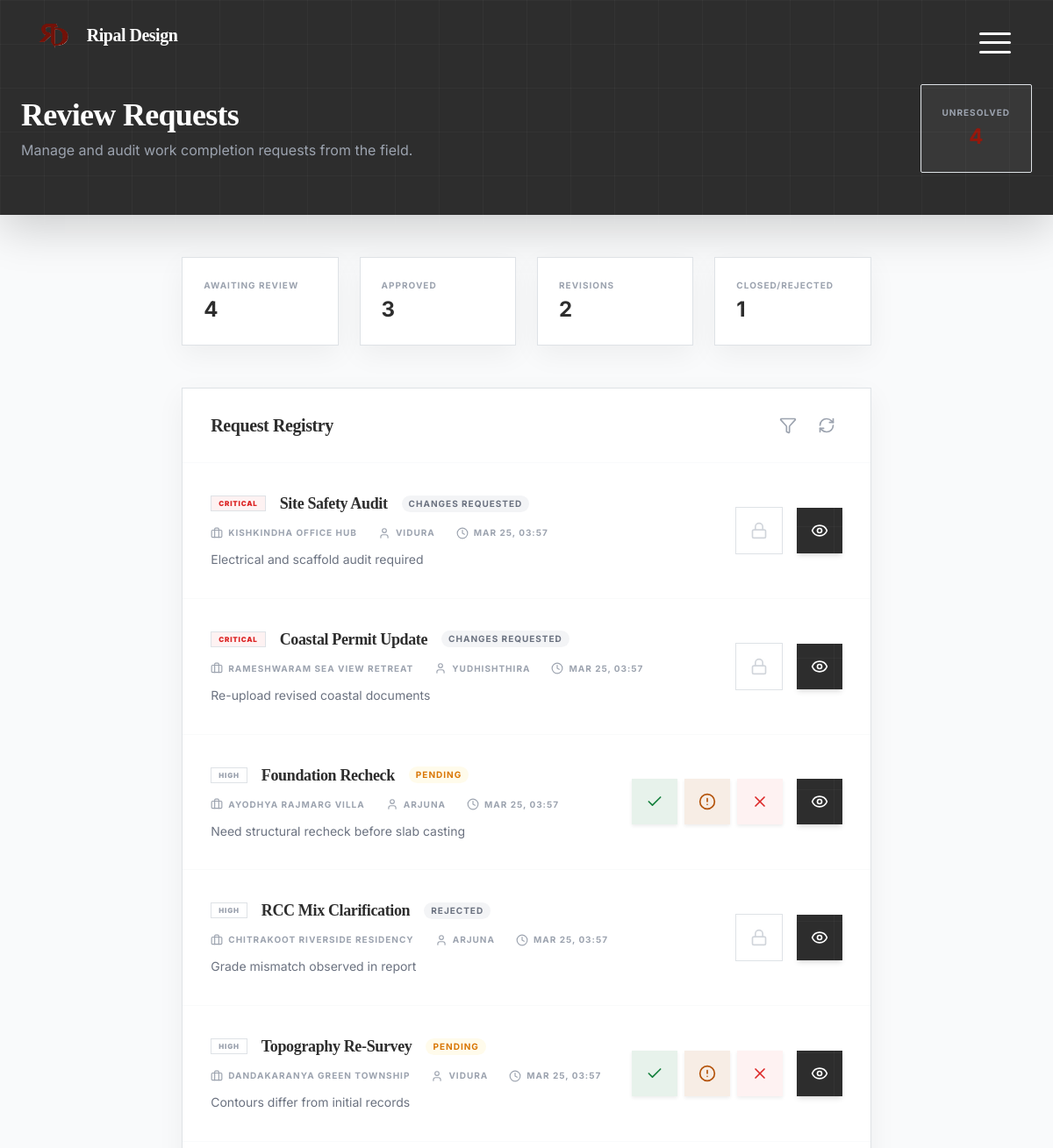
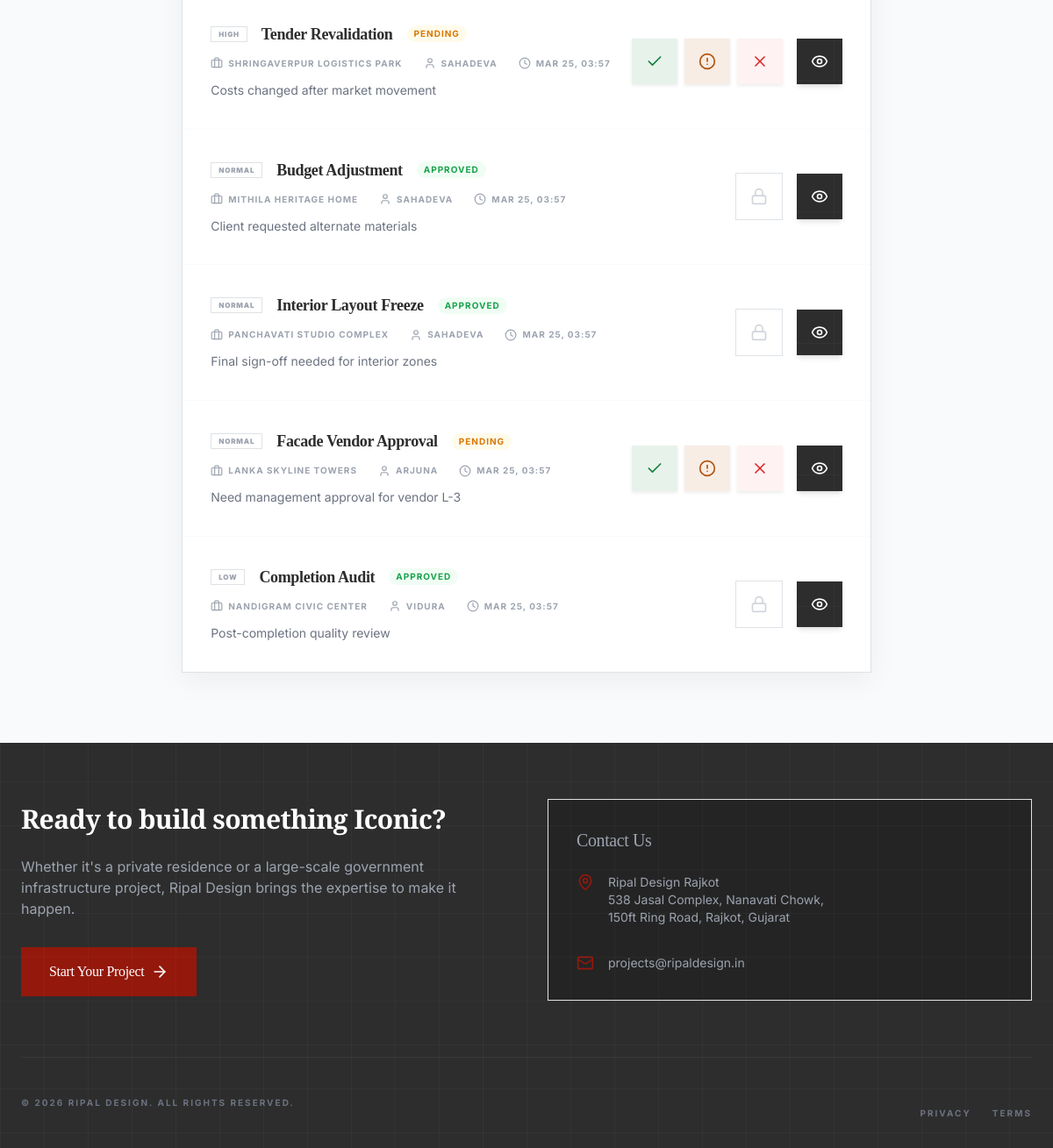
The app's page /dashboard/review_requests.php (signed in) with its own data (2 pictures, top to bottom).
### tables this page shows
CREATE TABLE IF NOT EXISTS review_requests (
  id INT AUTO_INCREMENT PRIMARY KEY,
  project_id INT DEFAULT NULL,
  submitted_by INT DEFAULT NULL,
  subject VARCHAR(255) NOT NULL,
  description TEXT DEFAULT NULL,
  urgency ENUM('critical','high','normal','low') DEFAULT 'normal',
  status ENUM('pending','approved','changes_requested','rejected') DEFAULT 'pending',
  created_at TIMESTAMP DEFAULT CURRENT_TIMESTAMP,
  updated_at TIMESTAMP NULL DEFAULT NULL ON UPDATE CURRENT_TIMESTAMP,
  FOREIGN KEY (project_id) REFERENCES projects(id) ON DELETE SET NULL,
  FOREIGN KEY (submitted_by) REFERENCES users(id) ON DELETE SET NULL,
  INDEX idx_review_requests_status (status)
);

CREATE TABLE IF NOT EXISTS projects (
  id INT AUTO_INCREMENT PRIMARY KEY,
  name VARCHAR(255) NOT NULL,
  status ENUM('planning','ongoing','paused','completed','on-hold','cancelled') DEFAULT 'ongoing',
  budget DECIMAL(15,2) DEFAULT NULL,
  progress INT DEFAULT 0,
  due DATE DEFAULT NULL,
  location TEXT DEFAULT NULL,
  map_link TEXT DEFAULT NULL,
  site_location VARCHAR(255) DEFAULT NULL,
  address TEXT DEFAULT NULL,
  owner_name VARCHAR(255) DEFAULT NULL,
  owner_contact VARCHAR(50) DEFAULT NULL,
  owner_email VARCHAR(255) DEFAULT NULL,
  worker_name VARCHAR(255) DEFAULT NULL,
  project_type VARCHAR(100) DEFAULT NULL,
  client_id INT DEFAULT NULL,
  created_by INT DEFAULT NULL,
  latitude DECIMAL(10,7) DEFAULT NULL,
  longitude DECIMAL(10,7) DEFAULT NULL,
  created_at TIMESTAMP NOT NULL DEFAULT CURRENT_TIMESTAMP,
  updated_at TIMESTAMP NULL DEFAULT NULL ON UPDATE CURRENT_TIMESTAMP,
  FOREIGN KEY (client_id) REFERENCES users(id) ON DELETE SET NULL,
  FOREIGN KEY (created_by) REFERENCES users(id) ON DELETE SET NULL,
  INDEX idx_projects_status (status),
  INDEX idx_projects_client (client_id)
);

CREATE TABLE IF NOT EXISTS users (
  id INT AUTO_INCREMENT PRIMARY KEY,
  username VARCHAR(255) NOT NULL UNIQUE,
  full_name VARCHAR(255) DEFAULT NULL,
  first_name VARCHAR(120) DEFAULT NULL,
  last_name VARCHAR(120) DEFAULT NULL,
  email VARCHAR(255) DEFAULT NULL,
  phone VARCHAR(30) DEFAULT NULL,
  password_hash VARCHAR(255) DEFAULT NULL,
  token_reset CHAR(64) DEFAULT NULL,
  reset_token_expires DATETIME DEFAULT NULL,
  role ENUM('client','worker','employee','admin') NOT NULL DEFAULT 'client',
  status ENUM('active','pending','suspended') NOT NULL DEFAULT 'active',
  address VARCHAR(255) DEFAULT NULL,
  city VARCHAR(120) DEFAULT NULL,
  state VARCHAR(120) DEFAULT NULL,
  zip VARCHAR(20) DEFAULT NULL,
  joined_date DATE DEFAULT NULL,
  created_at TIMESTAMP NOT NULL DEFAULT CURRENT_TIMESTAMP,
  updated_at TIMESTAMP NULL DEFAULT NULL ON UPDATE CURRENT_TIMESTAMP,
  INDEX idx_users_role (role),
  INDEX idx_users_email (email),
  INDEX idx_users_reset_token (token_reset)
);

### dashboard/review_requests.php (the view, shortened to what this page needs)
<?php
$user = $_SESSION['user'] ?? 'employee01';
$sessionRole = strtolower(trim((string)((is_array($user) ? ($user['role'] ?? '') : ''))));
$isClientReadOnly = ($sessionRole === 'client');
$requests = [];
if (db_connected()) {
    try {
        $db = get_db();
        $stmt = $db->query("
            SELECT rr.*, p.name as project_name, u.username as submitted_by
            FROM review_requests rr
            LEFT JOIN projects p ON p.id = rr.project_id
            LEFT JOIN users u ON u.id = rr.submitted_by
            ORDER BY FIELD(rr.urgency, 'critical', 'high', 'normal', 'low'), rr.created_at DESC
        ");
        $requests = $stmt->fetchAll();
    } catch (Exception $e) {
        error_log('Review Requests Error: ' . $e->getMessage());
    }
}
$counts = ['pending'=>0, 'approved'=>0, 'changes_requested'=>0, 'rejected'=>0];
?>
<!DOCTYPE html>
<html lang="en" class="bg-canvas-white">
<head>
    <?php $HEADER_MODE = 'dashboard'; require_once __DIR__ . '/../Common/header.php'; ?>
</head>
<body class="bg-canvas-white font-sans text-foundation-grey min-h-screen">
    <div class="min-h-screen flex flex-col">
        <header class="bg-foundation-grey text-white pt-24 pb-12 px-4 sm:px-6 lg:px-8 shadow-lg mb-12">
            <div class="max-w-7xl mx-auto flex flex-col md:flex-row md:items-center md:justify-between gap-6">
                <div>
                    <h1 class="text-4xl font-serif font-bold">Review Requests</h1>
                    <p class="text-gray-400 mt-2">Manage and audit work completion requests from the field.</p>
                </div>
                <div class="flex gap-4">
                    <div class="bg-white/5 border border-white/10 px-6 py-4 rounded-sm text-center">
                        <span class="text-[10px] font-bold text-gray-400 uppercase tracking-widest block mb-1">Unresolved</span>
                        <span class="text-2xl font-bold text-rajkot-rust"><?php echo $counts['pending']; ?></span>
                    </div>
                </div>
            </div>
        </header>
        <main class="flex-grow max-w-7xl mx-auto px-4 sm:px-6 lg:px-8 pb-20">
            <div class="grid grid-cols-2 md:grid-cols-4 gap-4 mb-12">
                <div class="bg-white p-6 shadow-premium border border-gray-100 border-b-4 border-b-rajkot-rust">
                    <span class="text-[10px] font-bold text-gray-400 uppercase tracking-widest block mb-1">Awaiting Review</span>
                    <span class="text-2xl font-bold"><?php echo $counts['pending']; ?></span>
                </div>
                <div class="bg-white p-6 shadow-premium border border-gray-100 border-b-4 border-b-approval-green">
                    <span class="text-[10px] font-bold text-gray-400 uppercase tracking-widest block mb-1">Approved</span>
                    <span class="text-2xl font-bold"><?php echo $counts['approved']; ?></span>
                </div>
                <div class="bg-white p-6 shadow-premium border border-gray-100 border-b-4 border-b-pending-amber">
                    <span class="text-[10px] font-bold text-gray-400 uppercase tracking-widest block mb-1">Revisions</span>
                    <span class="text-2xl font-bold"><?php echo $counts['changes_requested']; ?></span>
                </div>
                <div class="bg-white p-6 shadow-premium border border-gray-100 border-b-4 border-b-slate-accent">
                    <span class="text-[10px] font-bold text-gray-400 uppercase tracking-widest block mb-1">Closed/Rejected</span>
                    <span class="text-2xl font-bold"><?php echo $counts['rejected']; ?></span>
                </div>
            </div>
            <div class="bg-white shadow-premium border border-gray-100">
                <div class="px-8 py-6 border-b border-gray-50 flex justify-between items-center">
                    <h2 class="text-xl font-serif font-bold">Request Registry</h2>
                    <div class="flex gap-2">
                        <button class="p-2 hover:bg-gray-50 text-gray-400 transition-colors" onclick="toggleFilters()" title="Filter Registry"><i data-lucide="filter" class="w-5 h-5"></i></button>
                        <button class="p-2 hover:bg-gray-50 text-gray-400 transition-colors" onclick="window.location.reload()" title="Refresh Registry"><i data-lucide="refresh-cw" class="w-5 h-5"></i></button>
                    </div>
                </div>
                <div class="divide-y divide-gray-50" id="requests-registry">
                    <?php if (empty($requests)): ?>
                        <div class="p-20 text-center">
                            <i data-lucide="clipboard-check" class="w-16 h-16 text-gray-100 mx-auto mb-4"></i>
                            <p class="text-gray-400 font-bold uppercase tracking-widest text-xs">All caught up. No pending reviews.</p>
                        </div>
                    <?php else: ?>
                        <?php foreach($requests as $r): ?>
                            <div class="request-row p-8 group hover:bg-gray-50/50 transition-all"
                                 data-status="<?php echo htmlspecialchars($r['status']); ?>"
                                 data-urgency="<?php echo htmlspecialchars($r['urgency']); ?>"
                                 data-subject="<?php echo htmlspecialchars((string)$r['subject']); ?>"
                                 data-description="<?php echo htmlspecialchars((string)$r['description']); ?>"
                                 data-project="<?php echo htmlspecialchars((string)$r['project_name']); ?>"
                                 data-submitted-by="<?php echo htmlspecialchars((string)$r['submitted_by']); ?>"
                                 data-created-at="<?php echo htmlspecialchars(date('M d, H:i', strtotime((string)$r['created_at']))); ?>">
                                <div class="flex flex-col lg:flex-row lg:items-center justify-between gap-6">
                                    <div class="flex-grow space-y-3">
                                        <div class="flex flex-wrap items-center gap-3">
                                            <span class="px-2 py-0.5 text-[8px] font-black uppercase tracking-widest border border-gray-200 <?php echo $r['urgency'] === 'critical' ? 'bg-red-50 text-red-600 border-red-100' : 'text-gray-400'; ?>">
                                                <?php echo strtoupper($r['urgency']); ?>
                                            </span>
                                            <h3 class="text-lg font-serif font-bold group-hover:text-rajkot-rust transition-colors"><?php echo htmlspecialchars($r['subject']); ?></h3>
                                            <span class="text-[10px] font-bold uppercase tracking-widest px-2 py-0.5 rounded-full
                                                <?php echo $r['status'] === 'pending' ? 'bg-amber-50 text-amber-600' : ($r['status'] === 'approved' ? 'bg-green-50 text-green-600' : 'bg-gray-100 text-gray-500'); ?>">
                                                <?php echo str_replace('_', ' ', strtoupper($r['status'])); ?>
                                            </span>
                                        </div>
                                        <div class="flex flex-wrap gap-4 text-[10px] font-bold text-gray-400 uppercase tracking-widest">
                                            <span class="flex items-center gap-1.5"><i data-lucide="briefcase" class="w-3.5 h-3.5"></i> <?php echo htmlspecialchars($r['project_name']); ?></span>
                                            <span class="flex items-center gap-1.5"><i data-lucide="user" class="w-3.5 h-3.5"></i> <?php echo htmlspecialchars($r['submitted_by']); ?></span>
                                            <span class="flex items-center gap-1.5"><i data-lucide="clock" class="w-3.5 h-3.5"></i> <?php echo date('M d, H:i', strtotime($r['created_at'])); ?></span>
                                        </div>
                                        <p class="text-sm text-gray-500 max-w-3xl leading-relaxed"><?php echo htmlspecialchars($r['description']); ?></p>
                                    </div>
                                    <div class="flex items-center gap-3">
                                        <?php if ($r['status'] === 'pending' && !$isClientReadOnly): ?>
                                            <form method="POST" class="flex gap-2">
                                                <button name="status" value="approved" class="p-3 bg-approval-green/10 hover:bg-approval-green text-approval-green hover:text-white transition-all shadow-sm">
                                                    <i data-lucide="check" class="w-5 h-5"></i>
                                                </button>
                                                <button name="status" value="changes_requested" class="p-3 bg-pending-amber/10 hover:bg-pending-amber text-pending-amber hover:text-white transition-all shadow-sm">
                                                    <i data-lucide="alert-circle" class="w-5 h-5"></i>
                                                </button>
                                                <button name="status" value="rejected" class="p-3 bg-red-50 hover:bg-red-600 text-red-600 hover:text-white transition-all shadow-sm">
                                                    <i data-lucide="x" class="w-5 h-5"></i>
                                                </button>
                                            </form>
                                        <?php else: ?>
                                            <button class="p-3 border border-gray-100 text-gray-300 cursor-not-allowed"><i data-lucide="lock" class="w-5 h-5"></i></button>
                                        <?php endif; ?>
                                        <button type="button" class="p-3 bg-foundation-grey hover:bg-rajkot-rust text-white transition-all shadow-md view-details-btn"><i data-lucide="eye" class="w-5 h-5"></i></button>
                                    </div>
                                </div>
                            </div>
                        <?php endforeach; ?>
                    <?php endif; ?>
                </div>
            </div>
        </main>
        <?php require_once __DIR__ . '/../Common/footer.php'; ?>
    </div>
</body>
</html>

### public/css/index.css (style rules this page uses)
html, body { overflow-x: hidden !important; width: 100%; max-width: 100%; }
*, *::before, *::after { box-sizing: border-box; }
body { background: #0a0a0a; color: #fff; font-family: 'Inter', system-ui, -apple-system, 'Segoe UI', Roboto, 'Helvetica Neue', Arial; scrollbar-width: none; -ms-overflow-style: none; }
h1, h2, h3, .logo-font { font-family: 'Cormorant Garamond', serif; }
:root { --primary: #731209; --primary-light: #94180C; --bg-dark: #0a0a0a; --bg-panel: #121212; --text-muted: rgba(255, 255, 255, 0.6); --blueprint-grid: rgba(255, 255, 255, 0.03); }
body { background-color: var(--bg-dark); color: #fff; font-family: 'Inter', sans-serif; line-height: 1.6; -webkit-font-smoothing: antialiased; overflow-x: hidden; margin: 0; }
body::before { content: ""; position: fixed; top: 0; left: 0; width: 100%; height: 100%; background-image: linear-gradient(var(--blueprint-grid) 1px, transparent 1px), linear-gradient(90deg, var(--blueprint-grid) 1px, transparent 1px); background-size: 50px 50px; pointer-events: none; z-index: 1; }
h1, h2, h3, .font-serif { font-family: 'Cormorant Garamond', serif; font-weight: 300; letter-spacing: -0.02em; }

### Common/header.css (style rules this page uses)
:root { --alt-overlay-bg: rgba(148, 24, 12, 0.96); --alt-text: #fff; }
html, body { overflow-x: hidden; }

### Common/admin-responsive.css (style rules this page uses)
:root { --admin-header-mobile-padding-top: 4rem; }

### records on screen
review_requests: urgency "CRITICAL", subject "Site Safety Audit", status "CHANGES REQUESTED", project.name "KISHKINDHA OFFICE HUB", submitted_by.username "VIDURA", created_at "MAR 25, 03:57", description "Electrical and scaffold audit required"
review_requests: urgency "CRITICAL", subject "Coastal Permit Update", status "CHANGES REQUESTED", project.name "RAMESHWARAM SEA VIEW RETREAT", submitted_by.username "YUDHISHTHIRA", created_at "MAR 25, 03:57", description "Re-upload revised coastal documents"
review_requests: urgency "HIGH", subject "Foundation Recheck", status "PENDING", project.name "AYODHYA RAJMARG VILLA", submitted_by.username "ARJUNA", created_at "MAR 25, 03:57", description "Need structural recheck before slab casting"
review_requests: urgency "HIGH", subject "RCC Mix Clarification", status "REJECTED", project.name "CHITRAKOOT RIVERSIDE RESIDENCY", submitted_by.username "ARJUNA", created_at "MAR 25, 03:57", description "Grade mismatch observed in report"
review_requests: urgency "HIGH", subject "Topography Re-Survey", status "PENDING", project.name "DANDAKARANYA GREEN TOWNSHIP", submitted_by.username "VIDURA", created_at "MAR 25, 03:57", description "Contours differ from initial records"
review_requests: urgency "HIGH", subject "Tender Revalidation", status "PENDING", project.name "SHRINGAVERPUR LOGISTICS PARK", submitted_by.username "SAHADEVA", created_at "MAR 25, 03:57", description "Costs changed after market movement"
review_requests: urgency "NORMAL", subject "Budget Adjustment", status "APPROVED", project.name "MITHILA HERITAGE HOME", submitted_by.username "SAHADEVA", created_at "MAR 25, 03:57", description "Client requested alternate materials"
review_requests: urgency "NORMAL", subject "Interior Layout Freeze", status "APPROVED", project.name "PANCHAVATI STUDIO COMPLEX", submitted_by.username "SAHADEVA", created_at "MAR 25, 03:57", description "Final sign-off needed for interior zones"
review_requests: urgency "NORMAL", subject "Facade Vendor Approval", status "PENDING", project.name "LANKA SKYLINE TOWERS", submitted_by.username "ARJUNA", created_at "MAR 25, 03:57", description "Need management approval for vendor L-3"
review_requests: urgency "LOW", subject "Completion Audit", status "APPROVED", project.name "NANDIGRAM CIVIC CENTER", submitted_by.username "VIDURA", created_at "MAR 25, 03:57", description "Post-completion quality review"

### other values on screen
$headerText('brand_name', 'Ripal Design') "Ripal Design"
$counts['pending'] "4"
$counts['approved'] "3"
$counts['changes_requested'] "2"
$counts['rejected'] "1"
$footerText('cta_heading', 'Ready to build something Iconic?') "Ready to build something Iconic?"
$footerText('cta_button', 'Start Your Project') "Start Your Project"
$footerText('contact_heading', 'Contact Us') "Contact Us"
preg_replace('#<script[^>]*>.*?</script>#is', '', $value) "Ripal Design Rajkot 538 Jasal Complex, Nanavati Chowk, 150ft Ring Road, Rajkot, Gujarat"
$footerText('email', 'projects@ripaldesign.in') "projects@ripaldesign.in"
$footerText('copyright_brand', 'Ripal Design') "RIPAL DESIGN"
$footerText('copyright_suffix', 'All rights reserved.') "ALL RIGHTS RESERVED."
$footerText('privacy_label', 'Privacy') "PRIVACY"
$footerText('terms_label', 'Terms') "TERMS"
